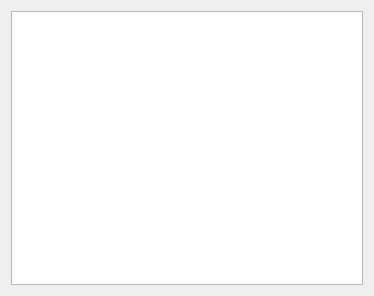
<?xml version="1.0" encoding="UTF-8"?>
<ui version="4.0">
 <class>RingViewWindow</class>
 <widget class="QDialog" name="RingViewWindow">
  <property name="geometry">
   <rect>
    <x>0</x>
    <y>0</y>
    <width>374</width>
    <height>296</height>
   </rect>
  </property>
  <property name="windowTitle">
   <string>Dialog</string>
  </property>
  <layout class="QVBoxLayout" name="verticalLayout">
   <item>
    <widget class="QTextEdit" name="textEdit"/>
   </item>
  </layout>
 </widget>
 <resources/>
 <connections/>
</ui>
